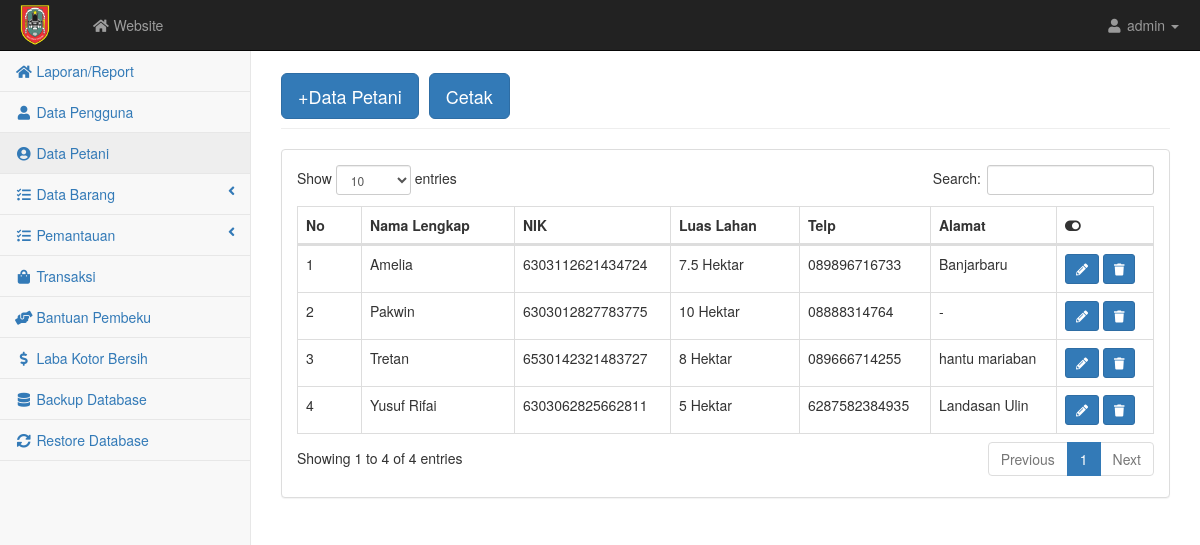
The page /admin/petani.php on the database its author committed.
### tables this page shows
CREATE TABLE `user` (
  `id` int(5) NOT NULL,
  `nama` varchar(100) NOT NULL,
  `username` varchar(10) NOT NULL,
  `password` varchar(10) NOT NULL,
  `nik` varchar(30) NOT NULL,
  `telp` varchar(15) NOT NULL,
  `alamat` text NOT NULL,
  `level` varchar(30) NOT NULL,
  `luaslahan` varchar(50) NOT NULL
);

### admin/petani.php (the view)
<?php require('atas.php') ?>
<div id="page-wrapper">
    <div class="container-fluid">
        <div class="row">
            <div class="col-lg-12">
                <h1 class="page-header"><button class="btn btn-primary btn-lg"><a href="petani_input.php" style="color: white; text-decoration: none">+Data Petani</a></button>
                <button class="btn btn-primary btn-lg"><a href="../report/laporanPetani.php" target="_blank" style="color: white; text-decoration: none">Cetak</a></button></h1>
            </div>
        </div>
        <div class="row">
            <div class="col-lg-12">
                <div class="panel panel-default">
                    <div class="panel-body">
                        <div class="table-responsive">
                            <table class="table table-bordered table-hover" id="dataTables-example">
                                <thead class="success">
                                    <tr>
                                        <th>No</th>
                                        <th>Nama Lengkap</th>
                                        <th>NIK</th>
                                        <th>Luas Lahan</th>
                                        <th>Telp</th>
                                        <th>Alamat</th>
                                        <th><i class="fa fa-toggle-on"></i></th>
                                    </tr>
                                </thead>
                                <tbody>
                                    <?php $no=1; $query = mysqli_query($kon, "SELECT * FROM user WHERE level ='Petani' ORDER BY nama ASC");
                                        while($data = mysqli_fetch_array($query)){ ?>
                                            <tr class="odd gradeX">
                                                    <td><?= $no++; ?></td>
                                                    <td><?= $data['nama'] ?></td>
                                                    <td><?= $data['nik'] ?></td>
                                                    <td><?= $data['luaslahan'] ?></td>
                                                    <td><?= $data['telp'] ?></td>
                                                    <td><?= $data['alamat'] ?></td>
                                                    <td>
                                                        <a href="petani_edit.php?id=<?php echo $data['id']; ?>" class="btn  btn-primary btn-sm"><i class="fa fa-pencil-alt"></i></a>
                                                        <a href="delete.php?id=<?php echo $data['id'] ?>&level=petani" class="btn  btn-primary btn-sm"><i class="fa fa-trash"></i></a>
                                                    </td>
                                                </tr>
                                        <?php } ?>
                                </tbody>
                            </table>
                        </div>
                    </div>
                </div>
            </div>
        </div>
    </div>
</div>
    </div>
<?php require('bawah.php') ?>

### admin/css/startmin.css (style rules this page uses)
body { background-color: #f8f8f8; }
#page-wrapper { padding-top: 30px; min-height: 568px; background-color: #fff; }
@media (min-width:768px) { #page-wrapper { position: inherit; margin-left: 250px; padding: 30px 15px 0 15px; border-left: 1px solid #e7e7e7; } }
table.dataTable thead .sorting, table.dataTable thead .sorting_asc, table.dataTable thead .sorting_desc, table.dataTable thead .sorting_asc_disabled, table.dataTable thead .sorting_desc_disabled { background: 0 0; }
table.dataTable thead .sorting_asc:after { content: "\f0de"; float: right; font-family: fontawesome; }
table.dataTable thead .sorting:after { content: "\f0dc"; float: right; font-family: fontawesome; color: rgba(50,50,50,.5); }

### rows shown on the page
user: nama "Amelia", nik "6303112621434724", luaslahan "7.5 Hektar", telp "089896716733", alamat "Banjarbaru"
user: nama "Pakwin", nik "6303012827783775", luaslahan "10 Hektar", telp "08888314764", alamat "-"
user: nama "Tretan", nik "6530142321483727", luaslahan "8 Hektar", telp "089666714255", alamat "hantu mariaban"
user: nama "Yusuf Rifai", nik "6303062825662811", luaslahan "5 Hektar", telp "6287582384935", alamat "Landasan Ulin"
